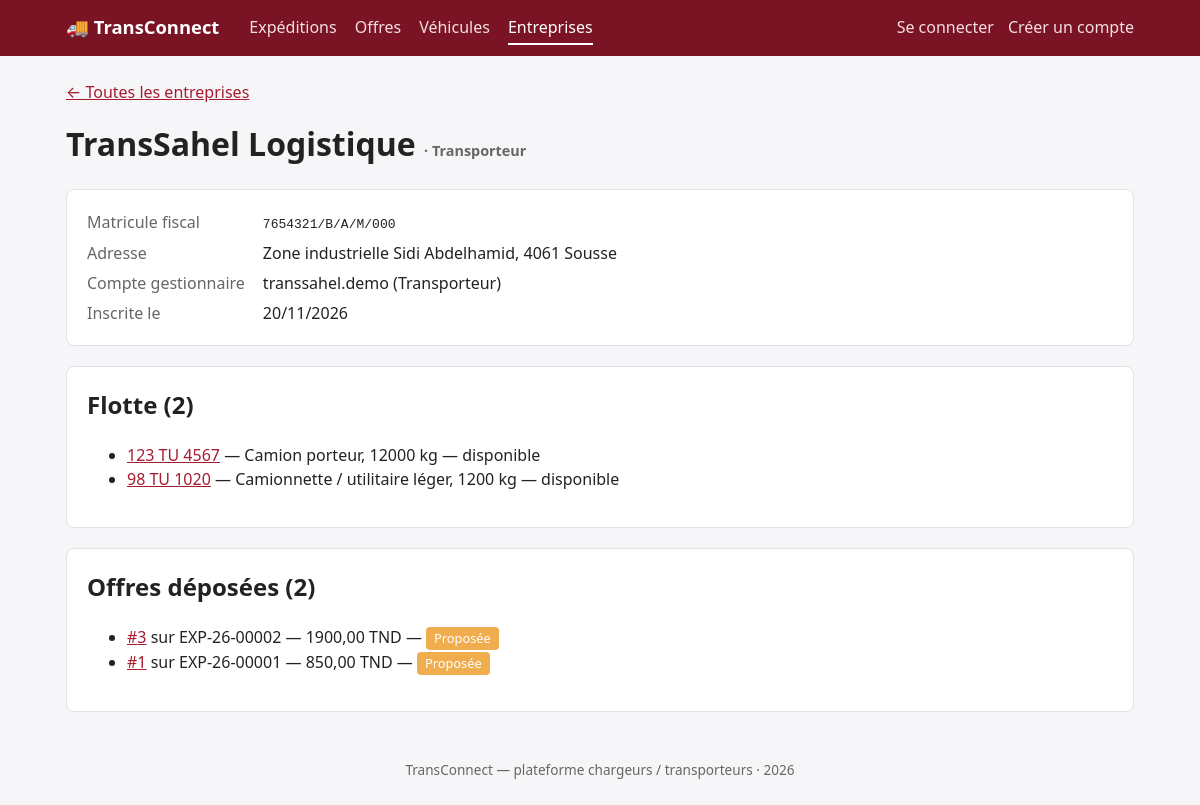
Page /entreprises/2/ on the committed database.
### EntreprisesApp/models.py (models this page shows, shortened)
class Entreprise(models.Model):
    TYPE_CHARGEUR = 'chargeur'
    TYPE_TRANSPORTEUR = 'transporteur'
    TYPE_CHOICES = (
        (TYPE_CHARGEUR, 'Chargeur'),
        (TYPE_TRANSPORTEUR, 'Transporteur'),
    )
    raison_sociale = models.CharField(max_length=150)
    matricule_fiscal = models.CharField(
        max_length=17, unique=True, validators=[valider_matricule_fiscal]
    )
    type_entreprise = models.CharField(max_length=15, choices=TYPE_CHOICES)
    adresse = models.TextField(
        validators=[MinLengthValidator(20, "L'adresse doit contenir au moins 20 caractères.")]
    )
    utilisateur = models.OneToOneField(
        Utilisateur,
        on_delete=models.CASCADE,
        related_name='entreprise',
        null=True,
        blank=True,
    )
    created_at = models.DateTimeField(auto_now_add=True)
    updated_at = models.DateTimeField(auto_now=True)
    class Meta:
        verbose_name = 'Entreprise'
        verbose_name_plural = 'Entreprises'
        ordering = ['raison_sociale']
    @property
    def est_transporteur(self):
        return self.type_entreprise == self.TYPE_TRANSPORTEUR

class Utilisateur(AbstractUser):
    ROLE_CHARGEUR = 'chargeur'
    ROLE_TRANSPORTEUR = 'transporteur'
    ROLE_ADMIN = 'admin'
    ROLE_CHOICES = (
        (ROLE_CHARGEUR, 'Chargeur'),
        (ROLE_TRANSPORTEUR, 'Transporteur'),
        (ROLE_ADMIN, 'Administrateur'),
    )
    user_id = models.CharField(max_length=8, primary_key=True, editable=False)
    email = models.EmailField(unique=True, validators=[valider_email_gmail])
    role = models.CharField(max_length=20, choices=ROLE_CHOICES, default=ROLE_CHARGEUR)
    telephone = models.CharField(
        max_length=8, blank=True, validators=[valider_telephone]
    )
    created_at = models.DateTimeField(auto_now_add=True)
    updated_at = models.DateTimeField(auto_now=True)
    objects = UtilisateurManager()
    REQUIRED_FIELDS = ['email']
    class Meta:
        verbose_name = 'Utilisateur'
        verbose_name_plural = 'Utilisateurs'
    def __str__(self):
        return f'{self.username} ({self.get_role_display()})'

### VehiculesApp/models.py (models this page shows, shortened)
class Vehicule(models.Model):
    CAMIONNETTE = 'camionnette'
    FOURGON = 'fourgon'
    CAMION_PORTEUR = 'camion_porteur'
    SEMI_REMORQUE = 'semi_remorque'
    TYPE_CHOICES = (
        (CAMIONNETTE, 'Camionnette / utilitaire léger'),
        (FOURGON, 'Fourgon'),
        (CAMION_PORTEUR, 'Camion porteur'),
        (SEMI_REMORQUE, 'Semi-remorque'),
    )
    CAPACITE_MAX_PAR_TYPE = {
        CAMIONNETTE: 1_500,
        FOURGON: 3_500,
        CAMION_PORTEUR: 19_000,
        SEMI_REMORQUE: 26_000,
    }
    immatriculation = models.CharField(max_length=20, unique=True)
    type_vehicule = models.CharField(max_length=20, choices=TYPE_CHOICES)
    capacite_kg = models.PositiveIntegerField(
        validators=[MinValueValidator(1, "Une capacité nulle n'est pas acceptée.")]
    )
    disponible = models.BooleanField(default=True)
    entreprise = models.ForeignKey(
        'EntreprisesApp.Entreprise',
        on_delete=models.CASCADE,
        related_name='vehicules',
    )
    created_at = models.DateTimeField(auto_now_add=True)
    updated_at = models.DateTimeField(auto_now=True)
    class Meta:
        verbose_name = 'Véhicule'
        verbose_name_plural = 'Véhicules'
        ordering = ['immatriculation']

### OffresApp/models.py (models this page shows, shortened)
class Offre(models.Model):
    PROPOSEE = 'proposee'
    ACCEPTEE = 'acceptee'
    REFUSEE = 'refusee'
    RETIREE = 'retiree'
    STATUT_CHOICES = (
        (PROPOSEE, 'Proposée'),
        (ACCEPTEE, 'Acceptée'),
        (REFUSEE, 'Refusée'),
        (RETIREE, 'Retirée'),
    )
    prix = models.DecimalField(
        max_digits=10,
        decimal_places=2,
        validators=[MinValueValidator(Decimal('0.01'), 'Le prix doit être strictement positif.')],
    )
    delai_jours = models.PositiveIntegerField(
        validators=[MinValueValidator(1, "Le délai doit être d'au moins 1 jour.")]
    )
    statut = models.CharField(max_length=15, choices=STATUT_CHOICES, default=PROPOSEE)
    date_proposition = models.DateField(auto_now_add=True)
    expedition = models.ForeignKey(
        'ExpeditionsApp.Expedition',
        on_delete=models.CASCADE,
        related_name='offres',
    )
    transporteur = models.ForeignKey(
        'EntreprisesApp.Entreprise',
        on_delete=models.CASCADE,
        related_name='offres',
    )
    vehicule = models.ForeignKey(
        'VehiculesApp.Vehicule',
        on_delete=models.PROTECT,
        related_name='offres',
    )
    created_at = models.DateTimeField(auto_now_add=True)
    updated_at = models.DateTimeField(auto_now=True)
    class Meta:
        verbose_name = 'Offre'
        verbose_name_plural = 'Offres'
        ordering = ['-created_at']

### ExpeditionsApp/models.py (models this page shows, shortened)
class Expedition(models.Model):
    PUBLIEE = 'publiee'
    ATTRIBUEE = 'attribuee'
    EN_COURS = 'en_cours'
    LIVREE = 'livree'
    ANNULEE = 'annulee'
    STATUT_CHOICES = (
        (PUBLIEE, 'Publiée'),
        (ATTRIBUEE, 'Attribuée'),
        (EN_COURS, 'En cours'),
        (LIVREE, 'Livrée'),
        (ANNULEE, 'Annulée'),
    )
    reference = models.CharField(max_length=12, unique=True, editable=False)
    ville_depart = models.CharField(max_length=100)
    ville_arrivee = models.CharField(max_length=100)
    poids_kg = models.DecimalField(
        max_digits=10,
        decimal_places=2,
        validators=[MinValueValidator(Decimal('0.01'), "Le poids doit être strictement positif.")],
        help_text='Poids en kg',
    )
    date_souhaitee = models.DateField()
    description = models.TextField(blank=True)
    statut = models.CharField(max_length=15, choices=STATUT_CHOICES, default=PUBLIEE)
    entreprise = models.ForeignKey(
        'EntreprisesApp.Entreprise',
        on_delete=models.CASCADE,
        related_name='expeditions',
    )
    created_at = models.DateTimeField(auto_now_add=True)
    updated_at = models.DateTimeField(auto_now=True)
    class Meta:
        verbose_name = 'Expédition'
        verbose_name_plural = 'Expéditions'
        ordering = ['-created_at']

### EntreprisesApp/views.py (the view)
# urls.py: path('<int:pk>/', views.EntrepriseDetailView.as_view(), name='detail'),
class EntrepriseDetailView(DetailView):
    model = Entreprise
    template_name = 'entreprises/detail.html'
    context_object_name = 'entreprise'
    def get_queryset(self):
        return Entreprise.objects.select_related('utilisateur')
    def get_context_data(self, **kwargs):
        context = super().get_context_data(**kwargs)
        entreprise = self.object
        context['vehicules'] = entreprise.vehicules.all()
        context['expeditions'] = entreprise.expeditions.order_by('-created_at')
        context['offres'] = entreprise.offres.select_related('expedition', 'vehicule')
        return context

### EntreprisesApp/context_processors.py (called while the page is built)
def entreprise_courante(request):
    return {'mon_entreprise': entreprise_de(getattr(request, 'user', None))}

### EntreprisesApp/mixins.py (called while the page is built)
def entreprise_de(user):
    return getattr(user, 'entreprise', None)

### EntreprisesApp/templates/entreprises/detail.html (shortened to what this page needs)
{% extends 'base.html' %}
{% block content %}
<p><a href="{% url 'entreprises:liste' %}">← Toutes les entreprises</a></p>
<h1>{{ entreprise.raison_sociale }} <span class="muted">· {{ entreprise.get_type_entreprise_display }}</span></h1>
<div class="card">
  <dl class="fiche">
    <dt>Matricule fiscal</dt><dd><code>{{ entreprise.matricule_fiscal|upper }}</code></dd>
    <dt>Adresse</dt><dd>{{ entreprise.adresse|linebreaksbr }}</dd>
    <dt>Compte gestionnaire</dt><dd>{{ entreprise.utilisateur|default_if_none:"Aucun compte associé" }}</dd>
    <dt>Inscrite le</dt><dd>{{ entreprise.created_at|date:"d/m/Y" }}</dd>
  </dl>
</div>
{% if entreprise.est_transporteur %}
<div class="card">
  <h2>Flotte ({{ vehicules|length }})</h2>
  <ul>
    {% for v in vehicules %}
    <li><a href="{% url 'vehicules:detail' v.pk %}">{{ v.immatriculation }}</a> — {{ v.get_type_vehicule_display }},
      {{ v.capacite_kg }} kg — {{ v.disponible|yesno:"disponible,indisponible" }}</li>
    {% empty %}
    <li>Aucun véhicule : ce transporteur ne peut pas encore proposer d'offre.</li>
    {% endfor %}
  </ul>
</div>
<div class="card">
  <h2>Offres déposées ({{ offres|length }})</h2>
  <ul>
    {% for o in offres %}
    <li><a href="{% url 'offres:detail' o.pk %}">#{{ o.pk }}</a> sur {{ o.expedition.reference }} —
      {{ o.prix|floatformat:2 }} TND — <span class="badge b-{{ o.statut }}">{{ o.get_statut_display }}</span></li>
    {% empty %}
    <li>Aucune offre déposée.</li>
    {% endfor %}
  </ul>
</div>
{% endif %}
{% endblock %}

### templates/base.html (style rules this page uses)
:root { --brand:#a51c30; --brand-dark:#7a1424; --bg:#f6f6f8; --card:#fff; --text:#222; --muted:#666; --line:#e2e2e6; }
* { box-sizing: border-box; }
body { margin:0; font-family: system-ui, -apple-system, "Segoe UI", Roboto, sans-serif; background:var(--bg); color:var(--text); line-height:1.5; }
h1, h2 { margin-top:0; }
.card { background:var(--card); border:1px solid var(--line); border-radius:8px; padding:20px; margin-bottom:20px; }
a { color:var(--brand); }
.muted { color:var(--muted); font-size:.9rem; }
.badge { display:inline-block; padding:2px 8px; border-radius:4px; color:#fff; font-size:.8rem; white-space:nowrap; }
.b-proposee { background:#F0AD4E }
dl.fiche { display:grid; grid-template-columns:max-content 1fr; gap:6px 18px; margin:0; }
dl.fiche dt { color:var(--muted); }
dl.fiche dd { margin:0; }

### rows in the picture
Entreprise: raison_sociale "TransSahel Logistique", type_entreprise "Transporteur", matricule_fiscal "7654321/B/A/M/000", adresse "Zone industrielle Sidi Abdelhamid, 4061 Sousse", utilisateur "transsahel.demo (Transporteur)", created_at "20/11/2026"
Vehicule: immatriculation "123 TU 4567", type_vehicule "Camion porteur", capacite_kg "12000", disponible "disponible"
Vehicule: immatriculation "98 TU 1020", type_vehicule "Camionnette / utilitaire léger", capacite_kg "1200", disponible "disponible"
Offre: pk "3", expedition.reference "EXP-26-00002", prix "1900,00", statut "Proposée"
Offre: pk "1", expedition.reference "EXP-26-00001", prix "850,00", statut "Proposée"

### other values in the picture
{{ vehicules|length }} "2"
{{ offres|length }} "2"
